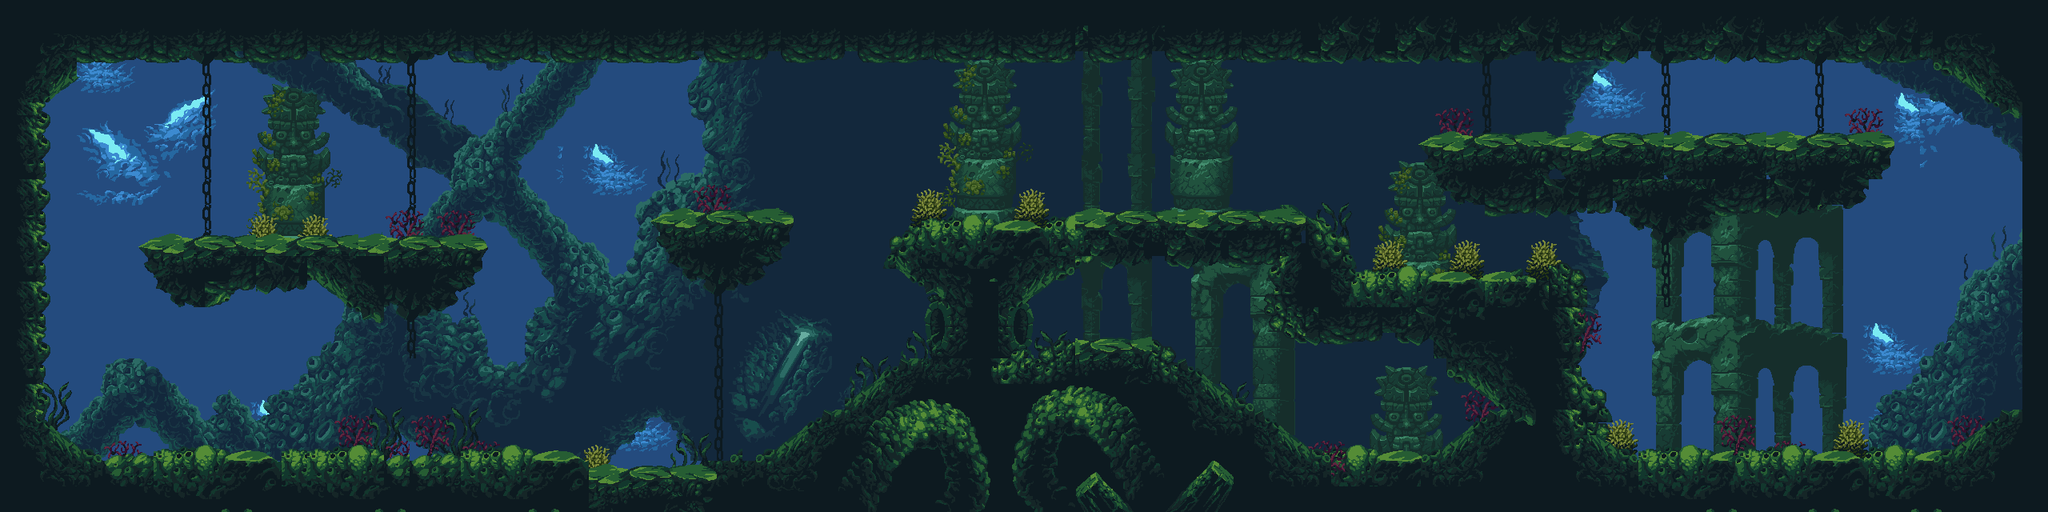

The image is a tile-based game level rendered from a .tmx file. Its description and source (layers, tilesets, objects; grid data summarised) follow:
An orthogonal 80x20 tile map with 32x32 px tiles, 12 tile layers (Backgorund (0), Objectbackground(1), Ruinen(2), Ruinen(3), ...), 4 tilesets.

<map version="1.10" tiledversion="1.11.0" orientation="orthogonal" renderorder="right-down" width="80" height="20" tilewidth="32" tileheight="32" infinite="0" nextlayerid="14" nextobjectid="1">
 <tileset firstgid="1" name="MMbackground" tilewidth="32" tileheight="32" tilecount="72" columns="9">
  <image source="ressources/PNG/environment/background.png" width="288" height="256" />
 </tileset>
 <tileset firstgid="73" source="MMtiles.tsx" />
 <tileset firstgid="373" source="MMmidground.tsx" />
 <tileset firstgid="853" source="MMProps.tsx" />
 <layer id="1" name="Backgorund (0)" width="80" height="20">
  <data>[1600 cells, 1600 non-empty, 75 distinct tile ids]</data>
 </layer>
 <layer id="2" name="Objectbackground(1)" width="80" height="20">
  <data>[1600 cells, 1120 non-empty, 208 distinct tile ids]</data>
 </layer>
 <layer id="12" name="Ruinen(2)" width="80" height="20">
  <data>[1600 cells, 102 non-empty, 48 distinct tile ids]</data>
 </layer>
 <layer id="10" name="Ruinen(3)" width="80" height="20">
  <data>[1600 cells, 142 non-empty, 95 distinct tile ids]</data>
 </layer>
 <layer id="9" name="Background (4)" width="80" height="20">
  <data>[1600 cells, 556 non-empty, 116 distinct tile ids]</data>
 </layer>
 <layer id="4" name="ObjectBackground(5)" width="80" height="20">
  <data>[1600 cells, 490 non-empty, 444 distinct tile ids]</data>
 </layer>
 <layer id="11" name="Deko(6)" width="80" height="20">
  <data>[1600 cells, 253 non-empty, 101 distinct tile ids]</data>
 </layer>
 <layer id="13" name="Deko(7)" width="80" height="20">
  <data>[1600 cells, 49 non-empty, 19 distinct tile ids]</data>
 </layer>
 <layer id="5" name="Midground(8)" width="80" height="20">
  <data>[1600 cells, 771 non-empty, 197 distinct tile ids]</data>
 </layer>
 <layer id="6" name="ObjectMidground(9)" width="80" height="20">
  <data>[1600 cells, 103 non-empty, 91 distinct tile ids]</data>
 </layer>
 <layer id="7" name="Playerlevel(10)" width="80" height="20">
  <data>[1600 cells, 0 non-empty, 0 distinct tile ids]</data>
 </layer>
 <layer id="8" name="ObjectFront(11)" width="80" height="20">
  <data>[1600 cells, 0 non-empty, 0 distinct tile ids]</data>
 </layer>
</map>
